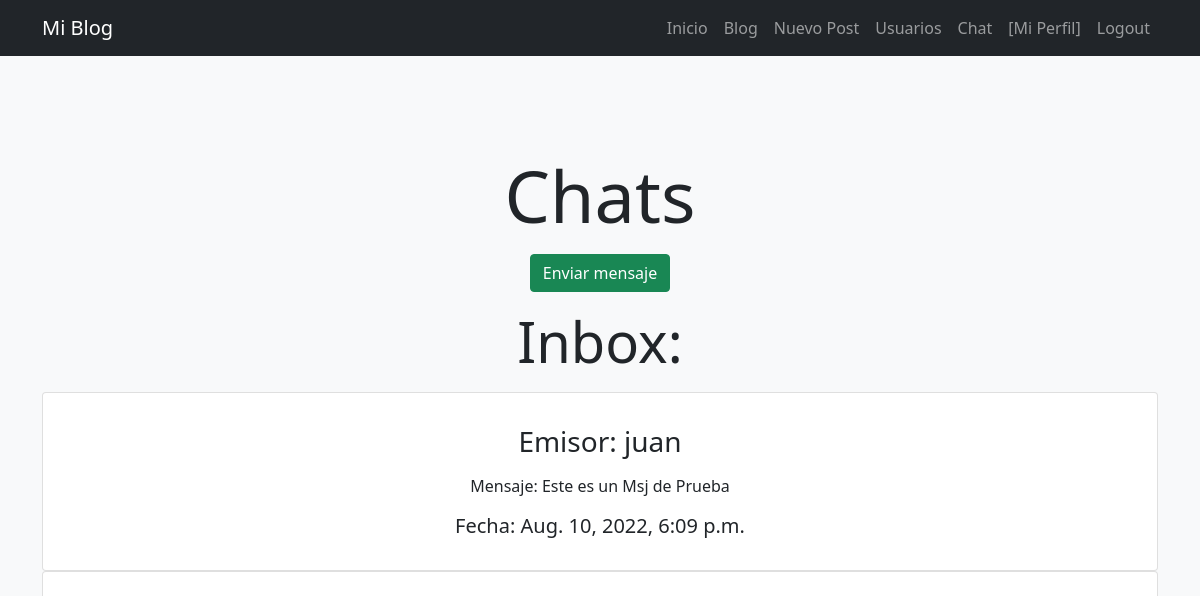
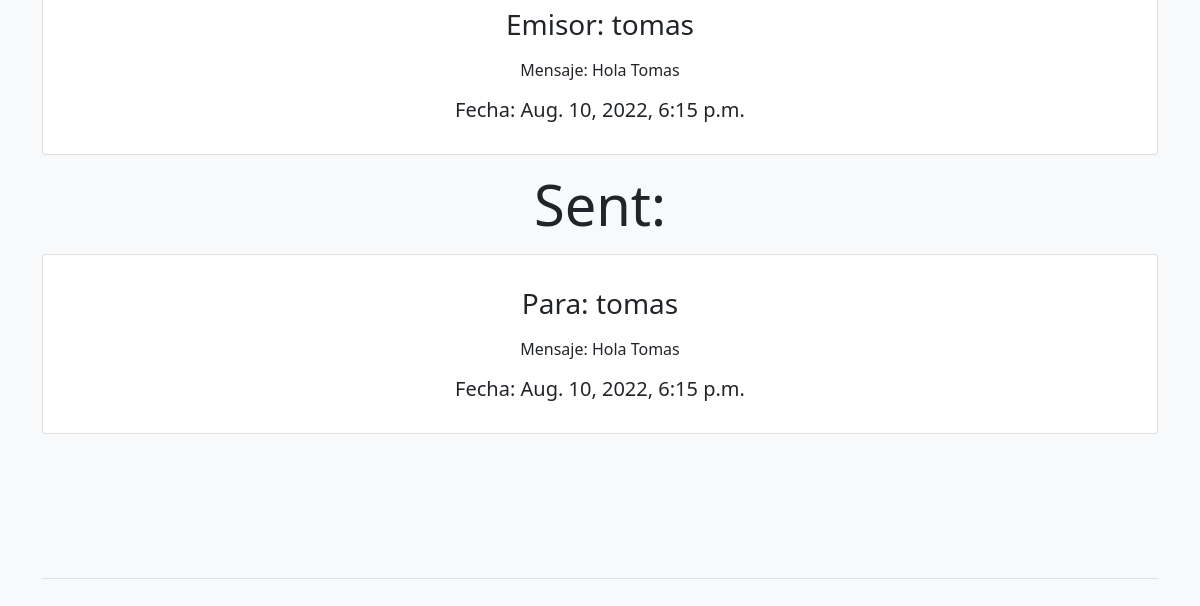
/chat (signed in), run on an earlier commit of the app's database (2 pictures, top to bottom).
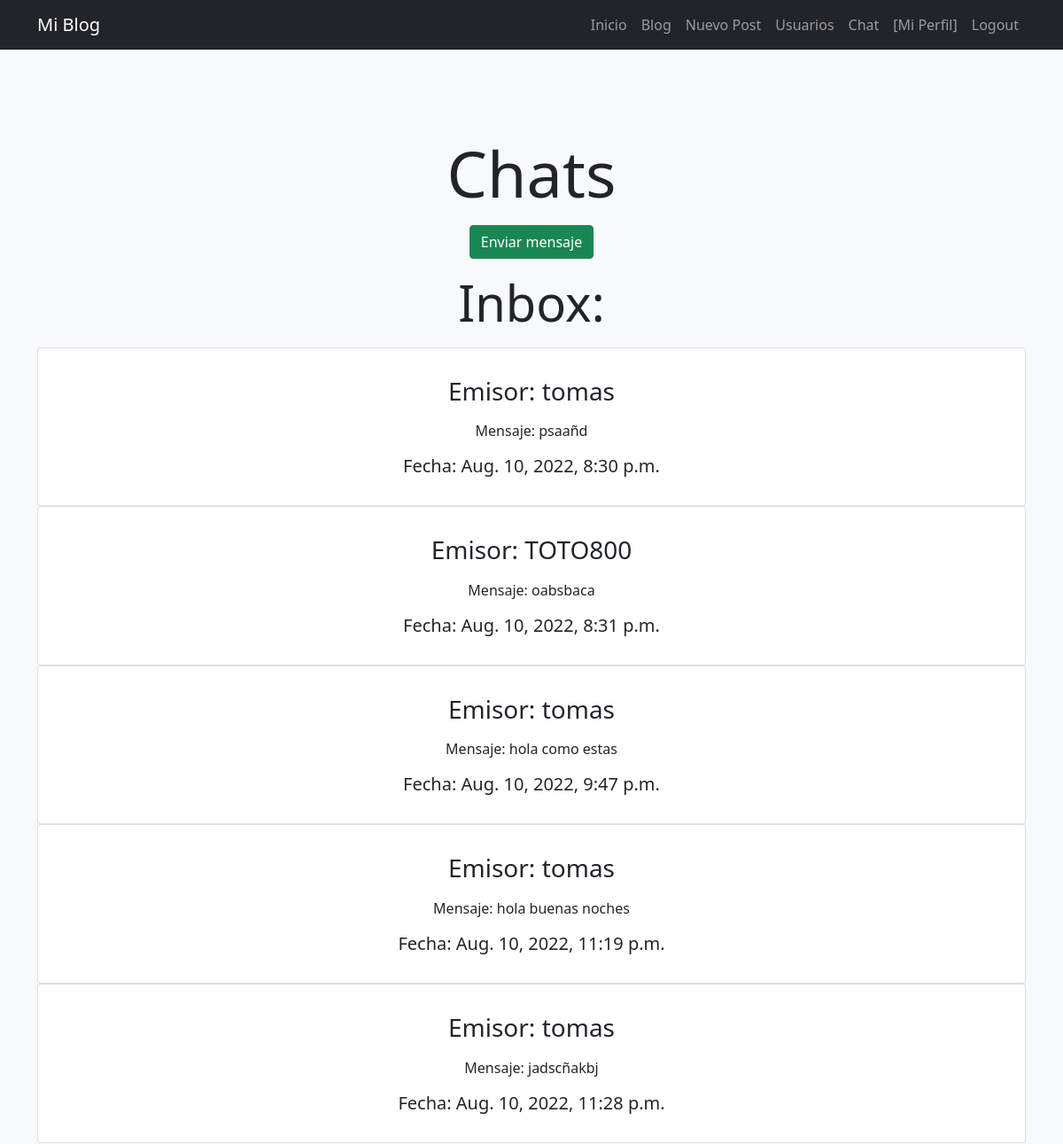
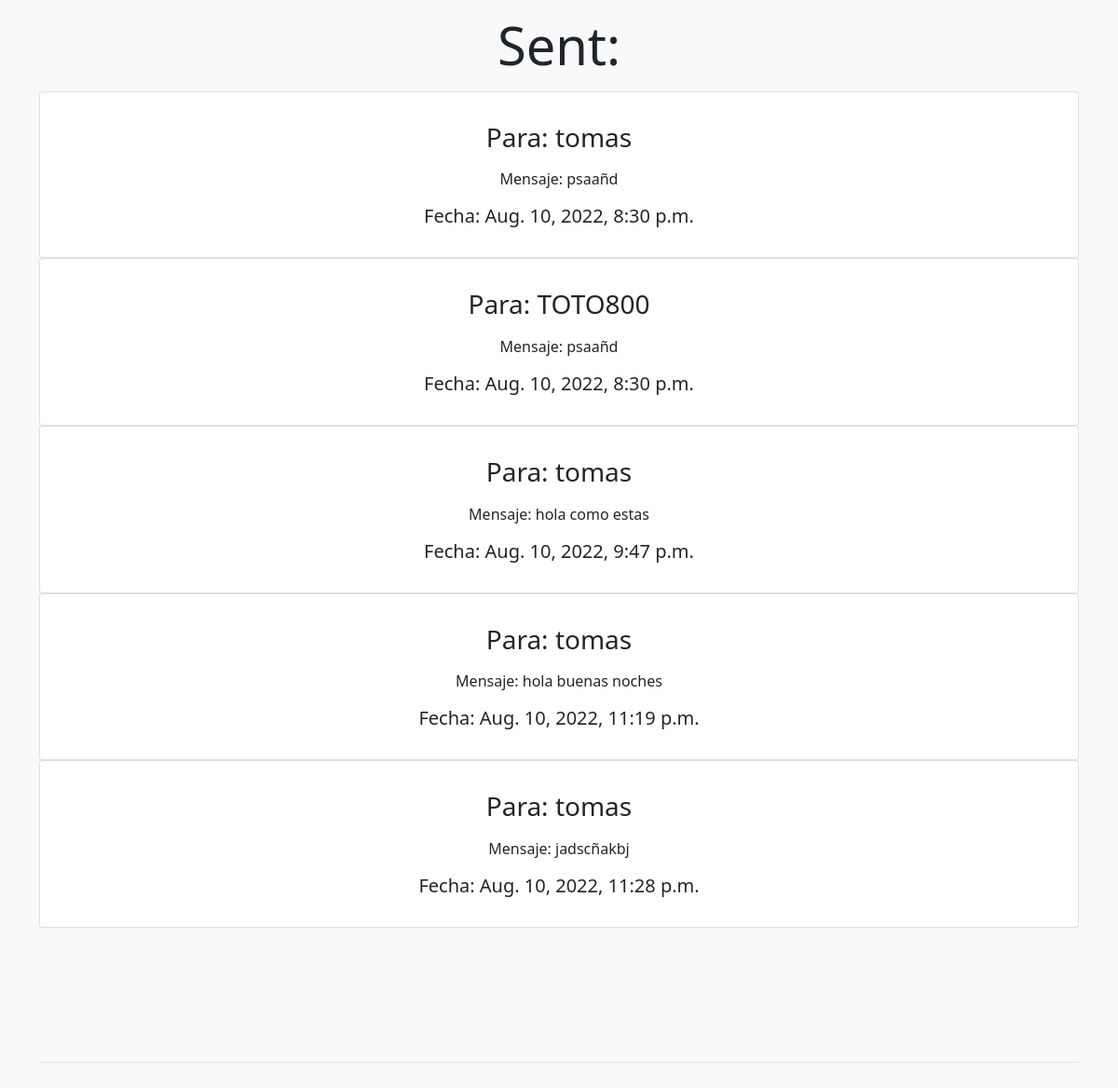
And on a later commit of the database (2 pictures, top to bottom).
### App1/models.py (models this page shows)
class Mensaje(models.Model):
    cuerpo=models.CharField(max_length=150)
    emisor = models.ForeignKey(User, on_delete=models.CASCADE, related_name='Emisor')
    receptor = models.ForeignKey(User, on_delete=models.CASCADE, related_name='Receptor')
    enviado = models.DateTimeField(auto_now_add=True)
    leido=models.BooleanField(default=False)

### App1/views.py (the view)
# urls.py: path('chat',chat,name='chat'),
@login_required
def chat(request):
    mensajes=Mensaje.objects.filter(receptor_id=request.user.id)
    mensajes_enviados=Mensaje.objects.filter(emisor_id=request.user.id)
    return render (request, 'chat.html', {'mensajes':mensajes,'mensajes_enviados':mensajes_enviados})

### App1/templates/chat.html (shortened to what this page needs)
{% extends 'logout.html' %}
{% block changeContent %}
<header class="py-5 bg-light border-bottom mb-4">
    <div class="container">
        <div class="text-center my-5">
            <h2 class="display-2">Chats</h2>
            <p><a  class="btn btn-success" href="{% url 'mandar_mensaje' %}" &amp;>Enviar mensaje</a></p>
            {% if mensajes %}
            <h2 class="display-4">Inbox: </h2>
                {% for mensaje in mensajes %}
                 <div class="card">
                  <div class="card-body">
                    <p><h3>Emisor: {{mensaje.emisor}}</h3></p>
                    <p>Mensaje: {{mensaje.cuerpo}}</p>
                    <p><h5>Fecha: {{mensaje.enviado}}</h5></p>
                  </div>
                </div>
                {% endfor %}
            {% else %}
            <h2 class="display-4" style="text-align: center;">No recibiste mensajes </h2>
            {% endif %}
            {% if mensajes_enviados %}
            <h2 class="display-4" style="text-align: center;">Sent: </h2>
                {% for mensaje in mensajes_enviados %}
                 <div class="card" >
                  <div class="card-body">
                    <p><h3>Para: {{mensaje.receptor}}</h3></p>
                    <p>Mensaje: {{mensaje.cuerpo}}</p>
                    <p><h5>Fecha: {{mensaje.enviado}}</h5></p>
                  </div>
                 </div>
                {% endfor %}
            {% else %}
                <h2 class="display-4" style="text-align: center;">No enviaste mensajes </h2>
            {% endif %}
{% endblock %}

What changed in the data, as far as the page shows it:
removed Mensaje: emisor "juan", cuerpo "Este es un Msj de Prueba", enviado "Aug. 10, 2022, 6:09 p.m.", shown under "Inbox:"
removed Mensaje: emisor "tomas", cuerpo "Hola Tomas", enviado "Aug. 10, 2022, 6:15 p.m.", receptor "tomas"
added Mensaje: emisor "tomas", cuerpo "psaañd", enviado "Aug. 10, 2022, 8:30 p.m.", receptor "tomas"
now on this page (row edited): Mensaje: emisor "TOTO800", cuerpo "oabsbaca", enviado "Aug. 10, 2022, 8:31 p.m.", shown under "Inbox:"
added Mensaje: emisor "tomas", cuerpo "hola como estas", enviado "Aug. 10, 2022, 9:47 p.m.", receptor "tomas"
added Mensaje: emisor "tomas", cuerpo "hola buenas noches", enviado "Aug. 10, 2022, 11:19 p.m.", receptor "tomas"
added Mensaje: emisor "tomas", cuerpo "jadscñakbj", enviado "Aug. 10, 2022, 11:28 p.m.", receptor "tomas"
added Mensaje: receptor "TOTO800", cuerpo "psaañd", enviado "Aug. 10, 2022, 8:30 p.m.", shown under "Sent:"
